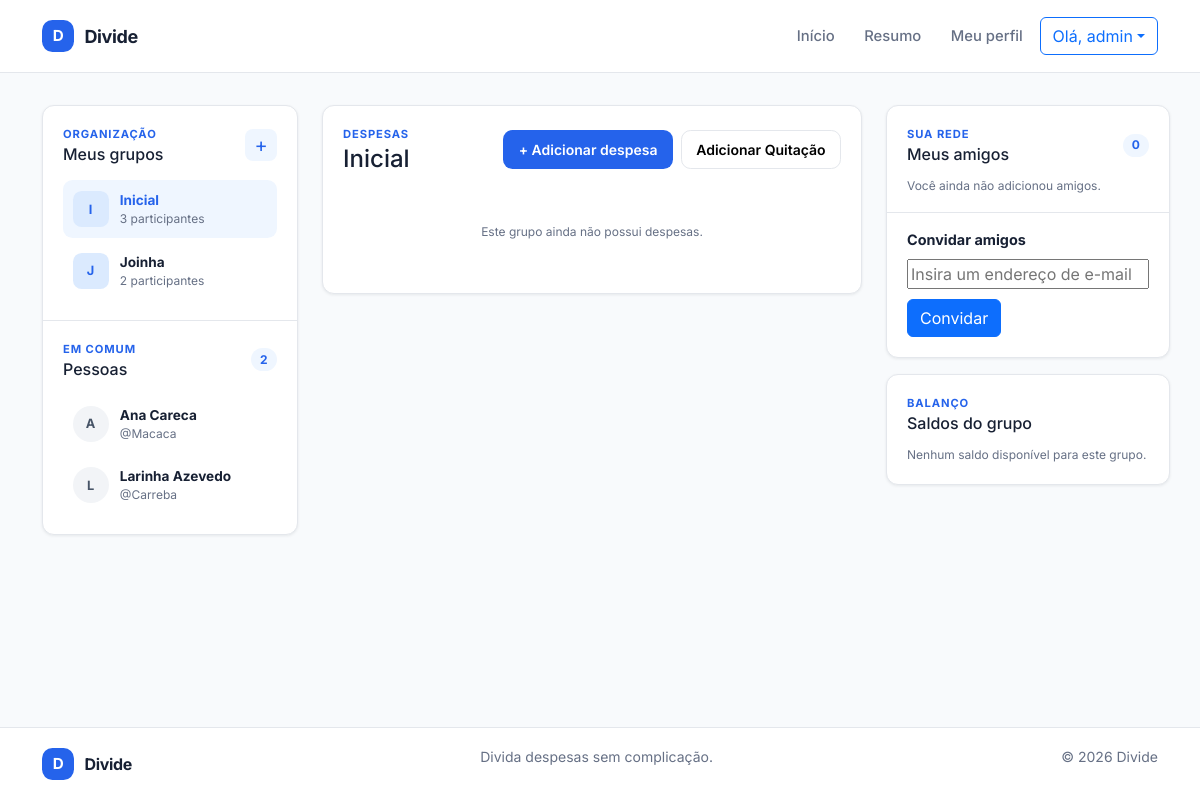
The app's page /sumario/ (signed in) with its own data.
### app_divide/models/grupo.py (models this page shows, shortened)
class Grupo(models.Model):
    nome = models.CharField(max_length=100, unique=True)
    descricao = models.TextField(blank=True, null=True)
    data_criacao = models.DateTimeField(auto_now_add=True)
    criado_por = models.ForeignKey(settings.AUTH_USER_MODEL,
                on_delete=models.CASCADE, related_name='criador_grupo')

### app_divide/views/HomeView.py (the view)
def sumario_view(request):
    print(f"Request method: {request.method} em sumario_view")
    grupos = Grupo.objects.none()
    pessoas = get_user_model().objects.none()
    grupo_selecionado = None
    despesas = []
    despesa_form = DespesaForm()
    pagamento_form = None
    convite_form = ConvidarForm()
    gerenciar_sumario = None
    if request.user.is_authenticated:
        grupos = (Grupo.objects.annotate(participantes_ativos=Count('participantes', filter=Q(participantes__ativo=True), distinct=True,))
                  .filter(participantes__usuario=request.user, participantes__ativo=True)
                  .distinct()
                  .order_by('nome')
                  )
        pessoas = (
            get_user_model().objects
            .filter(participacoes__grupo__in=grupos, participacoes__ativo=True)
            .exclude(pk=request.user.pk)
            .distinct()
            .order_by('first_name', 'username')
        )
        grupo_id = request.POST.get('grupo') if request.method == 'POST' else request.GET.get('grupo')
        print(f"Grupo_ID selecionado: {grupo_id}")
        if grupo_id and grupo_id.isdigit():
            grupo_selecionado = grupos.filter(pk=grupo_id).first()
        if grupo_selecionado is None:
            grupo_selecionado = grupos.first()
        if grupo_selecionado is not None:
            gerenciar_sumario = GerenciarSumario(grupo_selecionado)
            despesas = (
                grupo_selecionado.grupo_despesa
                .select_related('criador', 'criador__usuario')
                .order_by('-data_despesa', '-pk')
            )
            pessoas = (
                get_user_model().objects
                .filter(participacoes__grupo_id=grupo_selecionado.pk, participacoes__ativo=True)
                .exclude(pk=request.user.pk)
                .distinct()
                .order_by('first_name', 'username')
            )
    pagamento_form = PagamentoForm(grupo=grupo_selecionado) if grupo_selecionado else None
    context = {
        'grupos': grupos,
        'pessoas': pessoas,
        'grupo_selecionado': grupo_selecionado,
        'despesas': despesas,
        'despesa_form': despesa_form,
        'valores_individuais': gerenciar_sumario.calcular_valores_individuais() if gerenciar_sumario is not None else {},
        'pagamento_form': pagamento_form,
        'convite_form': convite_form,
    }
    return render(request, template_name='home/sumario.html', context=context, status=200)

### app_divide/templates/home/sumario.html (shortened to what this page needs)
{% extends "base.html" %}
{% load static %}
{% block styles %}
    <link rel="stylesheet" href="{% static 'css/sumario.css' %}">
{% endblock %}
{% block content %}
    <div class="container summary-layout">
        <aside class="summary-sidebar" aria-label="Seus grupos e contatos">
            <section class="sidebar-section" aria-labelledby="groups-title">
                <div class="section-heading">
                    <div>
                        <p class="eyebrow">Organização</p>
                        <h2 id="groups-title">Meus grupos</h2>
                    </div>
                    {% if user.is_authenticated %}
                        <button class="icon-button"
                                type="button"
                                data-bs-toggle="modal"
                                data-bs-target="#groupModal"
                                aria-label="Criar novo grupo"
                                title="Criar novo grupo">+</button>
                    {% endif %}
                </div>
                {% if user.is_authenticated %}
                    {% if grupos %}
                        <ul class="sidebar-list">
                            {% for grupo in grupos %}
                                <li>
                                    <a class="sidebar-item{% if grupo.pk == grupo_selecionado.pk %} is-active{% endif %}"
                                       href="{% url 'sumario' %}?grupo={{ grupo.pk }}"
                                       {% if grupo.pk == grupo_selecionado.pk %}aria-current="page"{% endif %}>
                                        <span class="item-avatar item-avatar-group" aria-hidden="true">{{ grupo.nome|first|upper }}</span>
                                        <span class="item-content"><strong>{{ grupo.nome }}</strong><small>{{ grupo.participantes_ativos }} participante{{ grupo.participantes_ativos|pluralize }}</small></span>
                                    </a>
                                </li>
                            {% endfor %}
                        </ul>
                    {% else %}
                        <p class="empty-state">Você ainda não participa de nenhum grupo.</p>
                    {% endif %}
                {% else %}
                    <p class="empty-state">Entre na sua conta para visualizar seus grupos.</p>
                {% endif %}
            </section>
            <section class="sidebar-section" aria-labelledby="people-title">
                <div class="section-heading">
                    <div>
                        <p class="eyebrow">Em comum</p>
                        <h2 id="people-title">Pessoas</h2>
                    </div>
                    {% if user.is_authenticated %}<span class="count-badge">{{ pessoas|length }}</span>{% endif %}
                </div>
                {% if pessoas %}
                    <ul class="sidebar-list">
                        {% for pessoa in pessoas %}
                            <li class="sidebar-item">
                                <span class="item-avatar" aria-hidden="true">{{ pessoa.get_full_name|default:pessoa.username|first|upper }}</span>
                                <span class="item-content"><strong>{{ pessoa.get_full_name|default:pessoa.username }}</strong><small>@{{ pessoa.username }}</small></span>
                            </li>
                        {% endfor %}
                    </ul>
                {% elif user.is_authenticated %}
                    <p class="empty-state">Nenhuma outra pessoa encontrada nos seus grupos.</p>
                {% else %}
                    <p class="empty-state">As pessoas dos seus grupos aparecerão aqui.</p>
                {% endif %}
            </section>
        </aside>
        <main class="expense-column">
            <section class="content-card">
                <div class="expense-heading">
                    <div>
                        <p class="eyebrow">Despesas</p>
                        <h1>{% if grupo_selecionado %}{{ grupo_selecionado.nome }}{% else %}Selecione um grupo{% endif %}</h1>
                    </div>
                    {% if grupo_selecionado %}
                        <div class="expense-actions">
                            <button class="button button-primary button-small"
                                    type="button"
                                    data-open-expense-modal>+ Adicionar despesa</button>
                            <button class="button button-secondary button-small"
                                    type="button"
                                    data-bs-toggle="modal"
                                    data-bs-target="#paymentModal">Adicionar Quitação</button>
                        </div>
                    {% endif %}
                </div>
                {% if despesas %}
                    <ul class="expense-list">
                        {% for despesa in despesas %}
                            <li class="expense-item">
                                <div class="expense-date"><strong>{{ despesa.data_despesa|date:"d" }}</strong><span>{{ despesa.data_despesa|date:"M" }}</span></div>
                                <div class="expense-info">
                                    <strong>{{ despesa.descricao }}</strong>
                                    <small>Criada por {{ despesa.criador.nome|default:despesa.criador.usuario.first_name|default:despesa.criador.usuario.username }}</small>
                                </div>
                                <strong class="expense-value">R$ {{ despesa.valor_total|floatformat:2 }}</strong>
                            </li>
                        {% endfor %}
                    </ul>
                {% elif grupo_selecionado %}
                    <p class="empty-state expense-empty">Este grupo ainda não possui despesas.</p>
                {% else %}
                    <p class="empty-state expense-empty">Suas despesas aparecerão após você selecionar um grupo.</p>
                {% endif %}
            </section>
        </main>
        <aside class="summary-aside" aria-label="Amigos e saldos">
            <section class="content-card friends-card" aria-labelledby="friends-title">
                <div class="section-heading">
                    <div>
                        <p class="eyebrow">Sua rede</p>
                        <h2 id="friends-title">Meus amigos</h2>
                    </div>
                    {% if user.is_authenticated %}<span class="count-badge">{{ amigos|length }}</span>{% endif %}
                </div>
                {% if amigos %}
                    <ul class="friends-list">
                        {% for amigo in amigos %}
                            <li class="friend-item">
                                <span class="item-avatar" aria-hidden="true">{{ amigo.get_full_name|default:amigo.username|first|upper }}</span>
                                <span class="item-content">
                                    <strong>{{ amigo.get_full_name|default:amigo.username }}</strong>
                                    <small>@{{ amigo.username }}</small>
                                </span>
                            </li>
                        {% endfor %}
                    </ul>
                {% elif user.is_authenticated %}
                    <p class="empty-state friends-empty">Você ainda não adicionou amigos.</p>
                {% else %}
                    <p class="empty-state friends-empty">Entre na sua conta para visualizar seus amigos.</p>
                {% endif %}
                {% if user.is_authenticated %}
                    <form class="invite-form" method="post" action="{% url 'sumario' %}">
                        <label class="invite-label" for="friend-email">Convidar amigos</label>
                        {% if convite_form %}
                            <div class="invite-controls">
                                {{ convite_form.mail_destinatario }}
                                <button class="btn btn-primary" type="submit">Convidar</button>
                            </div>
                        {% endif %}
                    </form>
                {% endif %}
            </section>
            <section class="content-card balance-card" aria-labelledby="balances-title">
                <div class="section-heading">
                    <div>
                        <p class="eyebrow">Balanço</p>
                        <h2 id="balances-title">Saldos do grupo</h2>
                    </div>
                </div>
                {% if grupo_selecionado %}
                    {% if valores_individuais %}
                        {% for pessoa, saldo in valores_individuais.items %}
                            <p class="balance-row"><span>{{ pessoa }}</span><strong> R$ {{ saldo|floatformat:2 }}</strong></p>
                        {% endfor %}
                    {% else %}
                        <p class="empty-state">Nenhum saldo disponível para este grupo.</p>
                    {% endif %}
                {% else %}
                    <p class="empty-state">Selecione um grupo para visualizar os saldos.</p>
                {% endif %}
            </section>
        </aside>
    </div>
{% endblock %}

### app_divide/templates/base.html (shortened to what this page needs)
{% load static %}
<!DOCTYPE html>
<html lang="pt-BR">
    <head>
        <link href="https://cdn.jsdelivr.net/npm/bootstrap@5.3.3/dist/css/bootstrap.min.css"
              rel="stylesheet"
>
        <link rel="stylesheet" href="{% static 'css/global.css' %}">
        {% block styles %}{% endblock %}
    </head>
    <body class="{% block body_class %}{% endblock %}">
        <header class="site-header">
            <div class="container header-content">
                <a class="brand"
                   href="{% url 'home' %}"
                   aria-label="Divide — página inicial">
                    <span class="brand-mark" aria-hidden="true">D</span><span>Divide</span>
                </a>
                <nav class="main-nav" aria-label="Navegação principal">
                    <a class="nav-link" href="{% url 'home' %}">Início</a>
                    {% if user.is_authenticated %}
                        <a class="nav-link" href="{% url 'sumario' %}">Resumo</a>
                        <a class="nav-link" href="#">Meu perfil</a>
                        <div class="dropdown">
                            <button class="btn btn-outline-primary dropdown-toggle"
                                    type="button"
                                    data-bs-toggle="dropdown"
                                    aria-expanded="false">Olá, {{ user.get_short_name|default:user.username }}</button>
                        </div>
                    {% else %}
                        <a class="nav-link" href="{% url 'login' %}">Entrar</a>
                        <a class="button button-primary button-small" href="{% url 'registro' %}">Criar conta</a>
                    {% endif %}
                </nav>
            </div>
        </header>
        <main id="main-content" class="site-main">
            {% block content %}{% endblock %}
        </main>
        <footer class="site-footer">
            <div class="container footer-content">
                <a class="brand brand-footer" href="{% url 'home' %}">
                    <span class="brand-mark" aria-hidden="true">D</span><span>Divide</span>
                </a>
                <p>Divida despesas sem complicação.</p>
                <p>&copy; {% now "Y" %} Divide</p>
            </div>
        </footer>
    </body>
</html>

### records on screen
Grupo: nome|first "I", nome "Inicial", participantes_ativos "3"
Grupo: nome|first "J", nome "Joinha", participantes_ativos "2"

### other values on screen
{{ user.get_short_name|default:user.username }} "admin"
{{ pessoas|length }} "2"
{{ pessoa.get_full_name|default:pessoa.username|first|upper }} "A"
{{ pessoa.get_full_name|default:pessoa.username }} "Ana Careca"
{{ pessoa.username }} "Macaca"
{{ pessoa.get_full_name|default:pessoa.username|first|upper }} "L"
{{ pessoa.get_full_name|default:pessoa.username }} "Larinha Azevedo"
{{ pessoa.username }} "Carreba"
{{ amigos|length }} "0"
